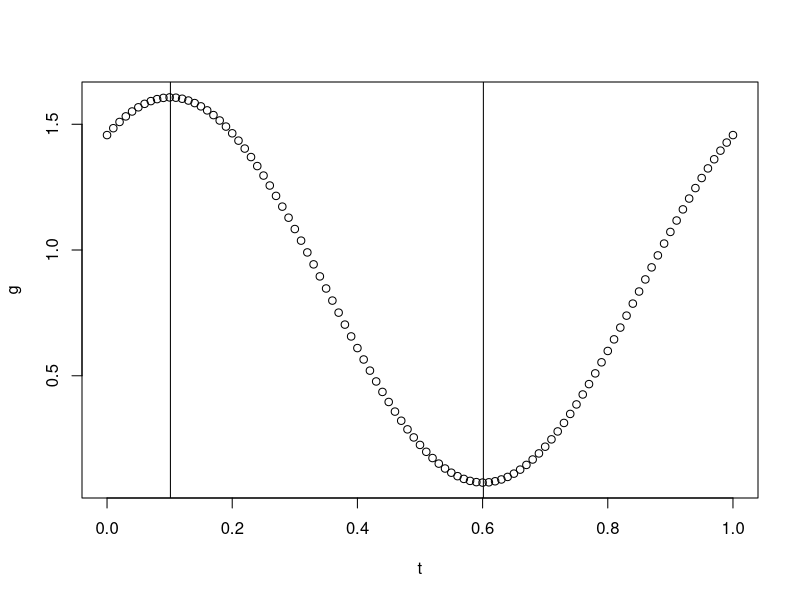

The R source for this figure:
t=seq(0,1,1/100)
g=0.841+0.616*cos(2*pi*t)+0.455*sin(2*pi*t)

plot(t,g)

# Calculate the maximum

theta1=0.616
theta2=0.455
M=(1/(2*pi))*acos((theta1/theta2)/(sqrt(1+(theta1/theta2)^2)))

#theta1=theta2*cos(2*pi*M)/(sqrt(1-cos(2*pi*M)^2))



val1=(1/(2*pi))*acos((theta1/(theta2))/(sqrt(1+((theta1/(theta2)))^2)))
val2=1-(1/(2*pi))*acos(-(theta1/(theta2))/(sqrt(1+((theta1/(theta2)))^2)))
abline(v=val1)
abline(v=val2)